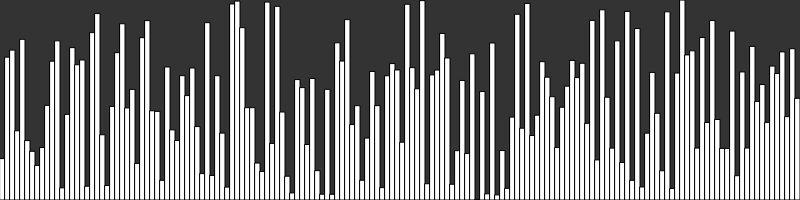
Frame 1 (no input)
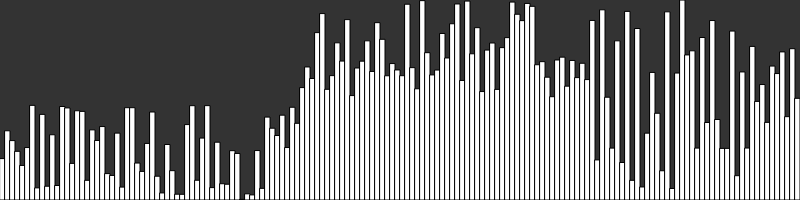
Frame 60 (no input)
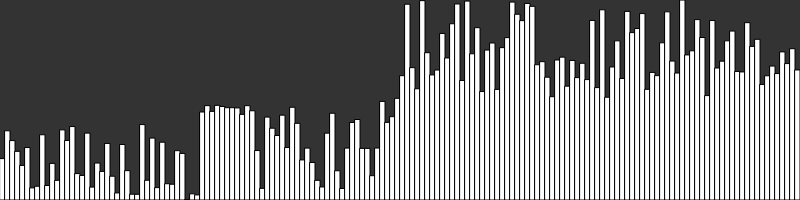
Frame 120 (the mouse pressed at the canvas centre since frame 60)

The p5.js sketch that drew these frames (run headless with seeded random() and noise() and a simulated clock; from frame 60 on, the mouse is pressed at the canvas centre):

// p5.js sketch
// ── sketch.js
let values = [];
let backup = [];
const swaps = [];

let i = 0;
let w = 5;
let swapIndex = 0;
let sorted = false;

class Swap {
	constructor(a, b) {
		this.a = a;
		this.b = b;
	}
}

function setup() {
	createCanvas(800, 200);

	values = new Array(floor(width / w));
	
	for (let i = 0; i < values.length; i++) {
		values[i] = random(height);
	}

	backup = values.slice(0);

	quicksort(values, 0, values.length - 1);
	sorted = true;
}

const quicksort = (arr, start, end) => {
	if (start >= end) {
		return;
	}

	let index = partition(arr, start, end);
	quicksort(arr, start, index - 1);
	quicksort(arr, index + 1, end);
}

const partition = (arr, start, end) => {
	let pivotIndex = start;
	let pivotValue = arr[end];
	
	for (let i = start; i < end; i++) {
		if (arr[i] < pivotValue) {
			swap(arr, i, pivotIndex);
			pivotIndex++
		}
	}
	swap(arr, pivotIndex, end);
	return pivotIndex;
}


function draw() {
	background(51);
	
	if (swapIndex < swaps.length) {
		const sw = swaps[swapIndex];
		swap(backup, sw.a, sw.b);
		swapIndex++;
	} else {
		noLoop();
		console.log('finished');
	}

	for (let i = 0; i < backup.length; i++) {
		stroke(0);
		fill(255);
		rect(i * w, height - backup[i], w, backup[i]);
	}
}

const swap = (arr, a, b) => {

	const swap = new Swap(a, b);

	if (!sorted) {
		swaps.push(swap);
	}

	let temp = arr[a];
	arr[a] = arr[b];
	arr[b] = temp;
}
